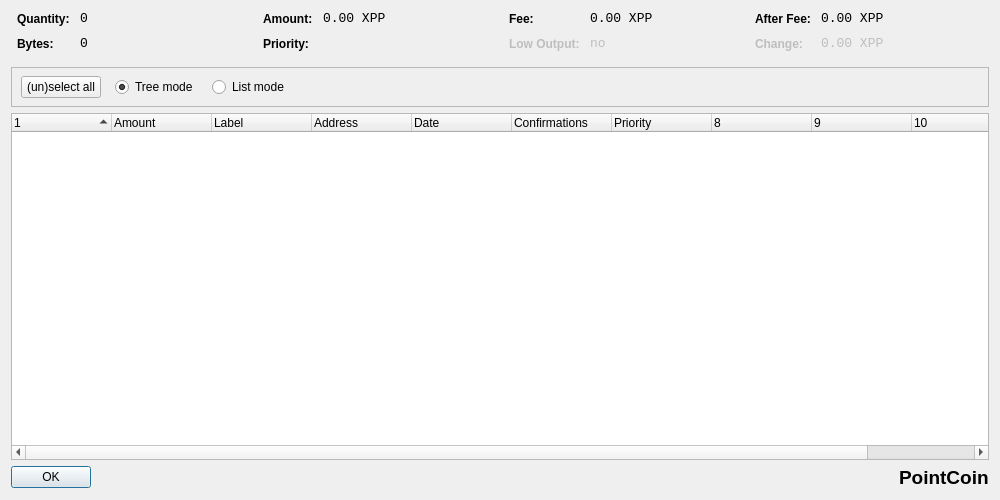
<?xml version="1.0" encoding="UTF-8"?>
<ui version="4.0">
 <class>CoinControlDialog</class>
 <widget class="QDialog" name="CoinControlDialog">
  <property name="geometry">
   <rect>
    <x>0</x>
    <y>0</y>
    <width>1000</width>
    <height>500</height>
   </rect>
  </property>
  <property name="windowTitle">
   <string>Coin Control</string>
  </property>
  <layout class="QVBoxLayout" name="verticalLayout">
   <item>
    <layout class="QHBoxLayout" name="horizontalLayoutTop" stretch="0,0,0,0">
     <property name="topMargin">
      <number>0</number>
     </property>
     <property name="bottomMargin">
      <number>10</number>
     </property>
     <item>
      <layout class="QFormLayout" name="formLayoutCoinControl1">
       <property name="horizontalSpacing">
        <number>10</number>
       </property>
       <property name="verticalSpacing">
        <number>10</number>
       </property>
       <property name="leftMargin">
        <number>6</number>
       </property>
       <property name="rightMargin">
        <number>6</number>
       </property>
       <item row="0" column="0">
        <widget class="QLabel" name="labelCoinControlQuantityText">
         <property name="styleSheet">
          <string notr="true">font-weight:bold;</string>
         </property>
         <property name="text">
          <string>Quantity:</string>
         </property>
        </widget>
       </item>
       <item row="0" column="1">
        <widget class="QLabel" name="labelCoinControlQuantity">
         <property name="font">
          <font>
           <family>Monospace</family>
           <pointsize>10</pointsize>
          </font>
         </property>
         <property name="cursor">
          <cursorShape>IBeamCursor</cursorShape>
         </property>
         <property name="contextMenuPolicy">
          <enum>Qt::ActionsContextMenu</enum>
         </property>
         <property name="text">
          <string notr="true">0</string>
         </property>
         <property name="textInteractionFlags">
          <set>Qt::LinksAccessibleByMouse|Qt::TextSelectableByKeyboard|Qt::TextSelectableByMouse</set>
         </property>
        </widget>
       </item>
       <item row="1" column="0">
        <widget class="QLabel" name="labelCoinControlBytesText">
         <property name="styleSheet">
          <string notr="true">font-weight:bold;</string>
         </property>
         <property name="text">
          <string>Bytes:</string>
         </property>
        </widget>
       </item>
       <item row="1" column="1">
        <widget class="QLabel" name="labelCoinControlBytes">
         <property name="font">
          <font>
           <family>Monospace</family>
           <pointsize>10</pointsize>
          </font>
         </property>
         <property name="cursor">
          <cursorShape>IBeamCursor</cursorShape>
         </property>
         <property name="contextMenuPolicy">
          <enum>Qt::ActionsContextMenu</enum>
         </property>
         <property name="text">
          <string notr="true">0</string>
         </property>
         <property name="textInteractionFlags">
          <set>Qt::LinksAccessibleByMouse|Qt::TextSelectableByKeyboard|Qt::TextSelectableByMouse</set>
         </property>
        </widget>
       </item>
      </layout>
     </item>
     <item>
      <layout class="QFormLayout" name="formLayoutCoinControl2">
       <property name="horizontalSpacing">
        <number>10</number>
       </property>
       <property name="verticalSpacing">
        <number>10</number>
       </property>
       <property name="leftMargin">
        <number>6</number>
       </property>
       <property name="rightMargin">
        <number>6</number>
       </property>
       <item row="0" column="0">
        <widget class="QLabel" name="labelCoinControlAmountText">
         <property name="styleSheet">
          <string notr="true">font-weight:bold;</string>
         </property>
         <property name="text">
          <string>Amount:</string>
         </property>
        </widget>
       </item>
       <item row="0" column="1">
        <widget class="QLabel" name="labelCoinControlAmount">
         <property name="font">
          <font>
           <family>Monospace</family>
           <pointsize>10</pointsize>
          </font>
         </property>
         <property name="cursor">
          <cursorShape>IBeamCursor</cursorShape>
         </property>
         <property name="contextMenuPolicy">
          <enum>Qt::ActionsContextMenu</enum>
         </property>
         <property name="text">
          <string notr="true">0.00 XPP</string>
         </property>
         <property name="textInteractionFlags">
          <set>Qt::LinksAccessibleByMouse|Qt::TextSelectableByKeyboard|Qt::TextSelectableByMouse</set>
         </property>
        </widget>
       </item>
       <item row="1" column="0">
        <widget class="QLabel" name="labelCoinControlPriorityText">
         <property name="styleSheet">
          <string notr="true">font-weight:bold;</string>
         </property>
         <property name="text">
          <string>Priority:</string>
         </property>
        </widget>
       </item>
       <item row="1" column="1">
        <widget class="QLabel" name="labelCoinControlPriority">
         <property name="font">
          <font>
           <family>Monospace</family>
           <pointsize>10</pointsize>
          </font>
         </property>
         <property name="cursor">
          <cursorShape>IBeamCursor</cursorShape>
         </property>
         <property name="contextMenuPolicy">
          <enum>Qt::ActionsContextMenu</enum>
         </property>
         <property name="text">
          <string/>
         </property>
         <property name="textInteractionFlags">
          <set>Qt::LinksAccessibleByMouse|Qt::TextSelectableByKeyboard|Qt::TextSelectableByMouse</set>
         </property>
        </widget>
       </item>
      </layout>
     </item>
     <item>
      <layout class="QFormLayout" name="formLayoutCoinControl3">
       <property name="horizontalSpacing">
        <number>10</number>
       </property>
       <property name="verticalSpacing">
        <number>10</number>
       </property>
       <property name="leftMargin">
        <number>6</number>
       </property>
       <property name="rightMargin">
        <number>6</number>
       </property>
       <item row="0" column="0">
        <widget class="QLabel" name="labelCoinControlFeeText">
         <property name="styleSheet">
          <string notr="true">font-weight:bold;</string>
         </property>
         <property name="text">
          <string>Fee:</string>
         </property>
        </widget>
       </item>
       <item row="0" column="1">
        <widget class="QLabel" name="labelCoinControlFee">
         <property name="font">
          <font>
           <family>Monospace</family>
           <pointsize>10</pointsize>
          </font>
         </property>
         <property name="cursor">
          <cursorShape>IBeamCursor</cursorShape>
         </property>
         <property name="contextMenuPolicy">
          <enum>Qt::ActionsContextMenu</enum>
         </property>
         <property name="text">
          <string notr="true">0.00 XPP</string>
         </property>
         <property name="textInteractionFlags">
          <set>Qt::LinksAccessibleByMouse|Qt::TextSelectableByKeyboard|Qt::TextSelectableByMouse</set>
         </property>
        </widget>
       </item>
       <item row="1" column="0">
        <widget class="QLabel" name="labelCoinControlLowOutputText">
         <property name="enabled">
          <bool>false</bool>
         </property>
         <property name="styleSheet">
          <string notr="true">font-weight:bold;</string>
         </property>
         <property name="text">
          <string>Low Output:</string>
         </property>
        </widget>
       </item>
       <item row="1" column="1">
        <widget class="QLabel" name="labelCoinControlLowOutput">
         <property name="enabled">
          <bool>false</bool>
         </property>
         <property name="font">
          <font>
           <family>Monospace</family>
           <pointsize>10</pointsize>
          </font>
         </property>
         <property name="cursor">
          <cursorShape>IBeamCursor</cursorShape>
         </property>
         <property name="contextMenuPolicy">
          <enum>Qt::ActionsContextMenu</enum>
         </property>
         <property name="text">
          <string notr="true">no</string>
         </property>
         <property name="textInteractionFlags">
          <set>Qt::LinksAccessibleByMouse|Qt::TextSelectableByKeyboard|Qt::TextSelectableByMouse</set>
         </property>
        </widget>
       </item>
      </layout>
     </item>
     <item>
      <layout class="QFormLayout" name="formLayoutCoinControl4">
       <property name="horizontalSpacing">
        <number>10</number>
       </property>
       <property name="verticalSpacing">
        <number>10</number>
       </property>
       <property name="leftMargin">
        <number>6</number>
       </property>
       <property name="rightMargin">
        <number>6</number>
       </property>
       <item row="0" column="0">
        <widget class="QLabel" name="labelCoinControlAfterFeeText">
         <property name="styleSheet">
          <string notr="true">font-weight:bold;</string>
         </property>
         <property name="text">
          <string>After Fee:</string>
         </property>
        </widget>
       </item>
       <item row="0" column="1">
        <widget class="QLabel" name="labelCoinControlAfterFee">
         <property name="font">
          <font>
           <family>Monospace</family>
           <pointsize>10</pointsize>
          </font>
         </property>
         <property name="cursor">
          <cursorShape>IBeamCursor</cursorShape>
         </property>
         <property name="contextMenuPolicy">
          <enum>Qt::ActionsContextMenu</enum>
         </property>
         <property name="text">
          <string notr="true">0.00 XPP</string>
         </property>
         <property name="textInteractionFlags">
          <set>Qt::LinksAccessibleByMouse|Qt::TextSelectableByKeyboard|Qt::TextSelectableByMouse</set>
         </property>
        </widget>
       </item>
       <item row="1" column="0">
        <widget class="QLabel" name="labelCoinControlChangeText">
         <property name="enabled">
          <bool>false</bool>
         </property>
         <property name="styleSheet">
          <string notr="true">font-weight:bold;</string>
         </property>
         <property name="text">
          <string>Change:</string>
         </property>
        </widget>
       </item>
       <item row="1" column="1">
        <widget class="QLabel" name="labelCoinControlChange">
         <property name="enabled">
          <bool>false</bool>
         </property>
         <property name="font">
          <font>
           <family>Monospace</family>
           <pointsize>10</pointsize>
          </font>
         </property>
         <property name="cursor">
          <cursorShape>IBeamCursor</cursorShape>
         </property>
         <property name="contextMenuPolicy">
          <enum>Qt::ActionsContextMenu</enum>
         </property>
         <property name="text">
          <string notr="true">0.00 XPP</string>
         </property>
         <property name="textInteractionFlags">
          <set>Qt::LinksAccessibleByMouse|Qt::TextSelectableByKeyboard|Qt::TextSelectableByMouse</set>
         </property>
        </widget>
       </item>
      </layout>
     </item>
    </layout>
   </item>
   <item>
    <widget class="QFrame" name="frame">
     <property name="minimumSize">
      <size>
       <width>0</width>
       <height>40</height>
      </size>
     </property>
     <property name="frameShape">
      <enum>QFrame::StyledPanel</enum>
     </property>
     <property name="frameShadow">
      <enum>QFrame::Sunken</enum>
     </property>
     <widget class="QWidget" name="horizontalLayoutWidget">
      <property name="geometry">
       <rect>
        <x>10</x>
        <y>0</y>
        <width>781</width>
        <height>41</height>
       </rect>
      </property>
      <layout class="QHBoxLayout" name="horizontalLayoutPanel" stretch="0,0,0,0">
       <property name="spacing">
        <number>14</number>
       </property>
       <item>
        <widget class="QPushButton" name="pushButtonSelectAll">
         <property name="sizePolicy">
          <sizepolicy hsizetype="Maximum" vsizetype="Fixed">
           <horstretch>0</horstretch>
           <verstretch>0</verstretch>
          </sizepolicy>
         </property>
         <property name="text">
          <string>(un)select all</string>
         </property>
        </widget>
       </item>
       <item>
        <widget class="QRadioButton" name="radioTreeMode">
         <property name="sizePolicy">
          <sizepolicy hsizetype="Maximum" vsizetype="Fixed">
           <horstretch>0</horstretch>
           <verstretch>0</verstretch>
          </sizepolicy>
         </property>
         <property name="text">
          <string>Tree mode</string>
         </property>
         <property name="checked">
          <bool>true</bool>
         </property>
        </widget>
       </item>
       <item>
        <widget class="QRadioButton" name="radioListMode">
         <property name="sizePolicy">
          <sizepolicy hsizetype="Maximum" vsizetype="Fixed">
           <horstretch>0</horstretch>
           <verstretch>0</verstretch>
          </sizepolicy>
         </property>
         <property name="text">
          <string>List mode</string>
         </property>
        </widget>
       </item>
       <item>
        <spacer name="horizontalSpacer">
         <property name="orientation">
          <enum>Qt::Horizontal</enum>
         </property>
         <property name="sizeHint" stdset="0">
          <size>
           <width>40</width>
           <height>20</height>
          </size>
         </property>
        </spacer>
       </item>
      </layout>
     </widget>
    </widget>
   </item>
   <item>
    <widget class="CoinControlTreeWidget" name="treeWidget">
     <property name="contextMenuPolicy">
      <enum>Qt::CustomContextMenu</enum>
     </property>
     <property name="sortingEnabled">
      <bool>false</bool>
     </property>
     <property name="columnCount">
      <number>11</number>
     </property>
     <attribute name="headerShowSortIndicator" stdset="0">
      <bool>true</bool>
     </attribute>
     <attribute name="headerStretchLastSection">
      <bool>false</bool>
     </attribute>
     <column>
      <property name="text">
       <string/>
      </property>
     </column>
     <column>
      <property name="text">
       <string>Amount</string>
      </property>
     </column>
     <column>
      <property name="text">
       <string>Label</string>
      </property>
     </column>
     <column>
      <property name="text">
       <string>Address</string>
      </property>
     </column>
     <column>
      <property name="text">
       <string>Date</string>
      </property>
     </column>
     <column>
      <property name="text">
       <string>Confirmations</string>
      </property>
      <property name="toolTip">
       <string>Confirmed</string>
      </property>
     </column>
     <column>
      <property name="text">
       <string>Priority</string>
      </property>
     </column>
     <column>
      <property name="text">
       <string/>
      </property>
     </column>
     <column>
      <property name="text">
       <string/>
      </property>
     </column>
     <column>
      <property name="text">
       <string/>
      </property>
     </column>
     <column>
      <property name="text">
       <string/>
      </property>
     </column>
    </widget>
   </item>
   <item>
    <layout class="QHBoxLayout" name="horizontalLayout">
     <item>
      <widget class="QDialogButtonBox" name="buttonBox">
       <property name="sizePolicy">
        <sizepolicy hsizetype="Maximum" vsizetype="Fixed">
         <horstretch>0</horstretch>
         <verstretch>0</verstretch>
        </sizepolicy>
       </property>
       <property name="orientation">
        <enum>Qt::Horizontal</enum>
       </property>
       <property name="standardButtons">
        <set>QDialogButtonBox::Ok</set>
       </property>
      </widget>
     </item>
     <item>
      <spacer name="horizontalSpacer_2">
       <property name="orientation">
        <enum>Qt::Horizontal</enum>
       </property>
       <property name="sizeHint" stdset="0">
        <size>
         <width>40</width>
         <height>20</height>
        </size>
       </property>
      </spacer>
     </item>
     <item>
      <widget class="QLabel" name="currencyIndicator">
       <property name="font">
        <font>
         <pointsize>14</pointsize>
         <weight>75</weight>
         <bold>true</bold>
        </font>
       </property>
       <property name="text">
        <string>PointCoin</string>
       </property>
      </widget>
     </item>
    </layout>
   </item>
  </layout>
 </widget>
 <customwidgets>
  <customwidget>
   <class>CoinControlTreeWidget</class>
   <extends>QTreeWidget</extends>
   <header>coincontroltreewidget.h</header>
  </customwidget>
 </customwidgets>
 <resources/>
 <connections/>
</ui>
